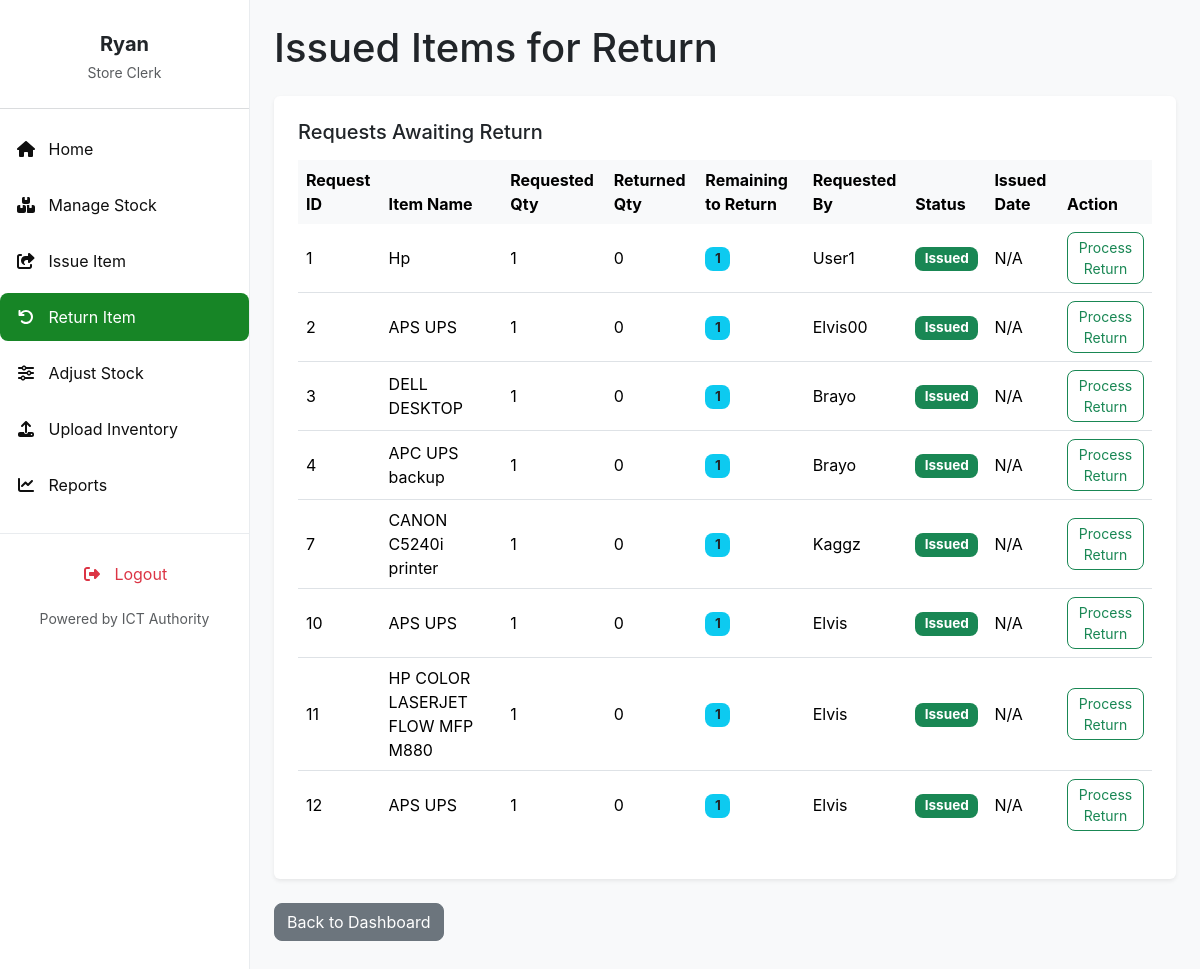
The page /returns/ (signed in) on the database as committed earlier.
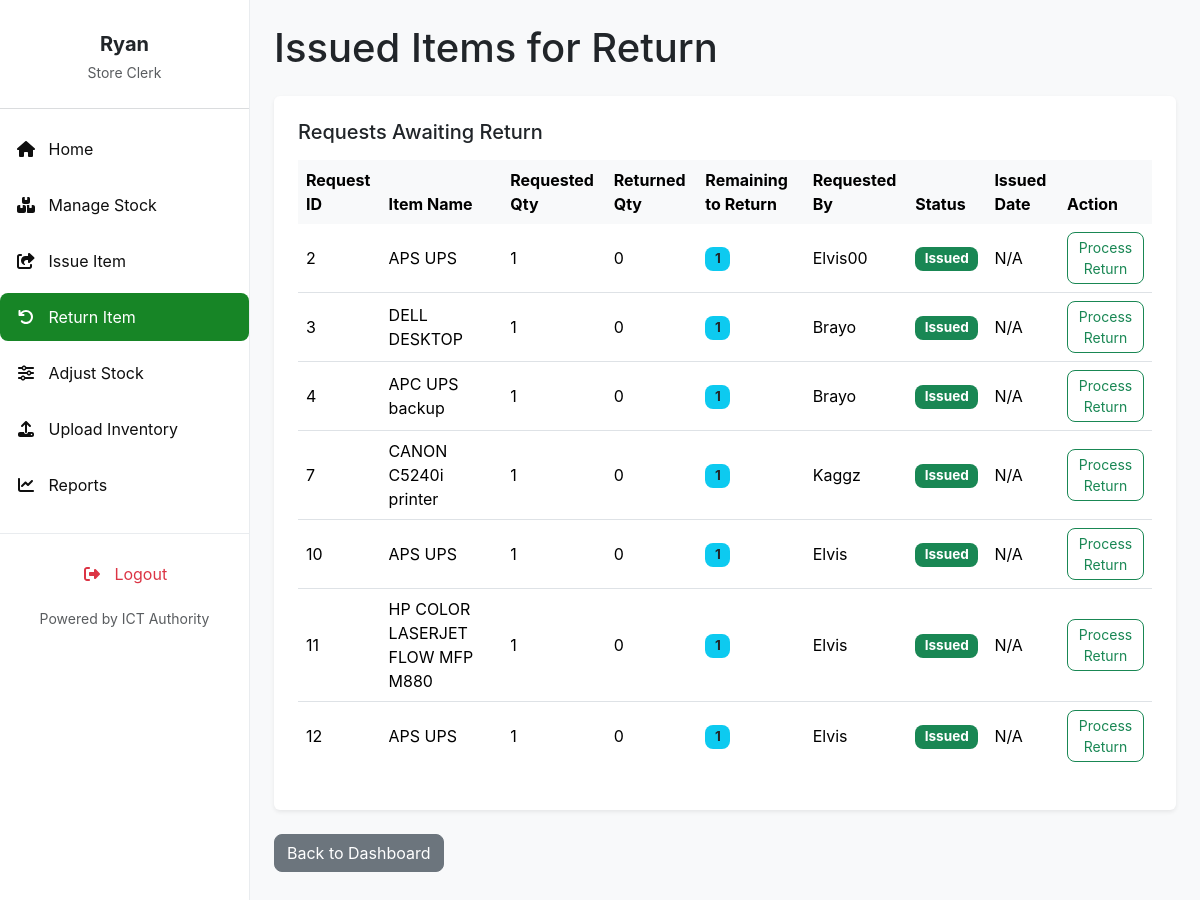
The same page on the database as committed later.
### invent/models.py (models this page shows, shortened)
class ItemRequest(models.Model):
    item = models.ForeignKey('InventoryItem', on_delete=models.CASCADE)
    name = models.CharField(max_length=100)
    quantity = models.PositiveIntegerField(default=1)  # Quantity requested
    reason = models.TextField(blank=True, null=True)
    application_date = models.DateField(default=timezone.now)
    requestor = models.ForeignKey(User, on_delete=models.CASCADE)
    STATUS_CHOICES = [
        ('Pending', 'Pending'),
        ('Approved', 'Approved'),
        ('Issued', 'Issued'),  # Item has been issued (fully or partially)
        ('Rejected', 'Rejected'),
        ('Cancelled', 'Cancelled'),
        ('Partially Returned', 'Partially Returned'),
        ('Fully Returned', 'Fully Returned'),
    ]
    status = models.CharField(
        max_length=20, choices=STATUS_CHOICES, default='Pending')  # Increased max_length
    date_requested = models.DateTimeField(auto_now_add=True)
    date_issued = models.DateTimeField(null=True, blank=True)
    returned_quantity = models.PositiveIntegerField(default=0)
    _original_status = None
    def __init__(self, *args, **kwargs):
        super().__init__(*args, **kwargs)
        self._original_status = self.status
    def quantity_to_be_returned(self):
        return self.quantity - self.returned_quantity

class InventoryItem(models.Model):
    STATUS_CHOICES = [
        ('Pending', 'Pending'),
        ('In Stock', 'In Stock'),
        ('Issued', 'Issued'),
        ('Returned', 'Returned'),
        ('Low Stock', 'Low Stock'),
        ('Out of Stock', 'Out of Stock'),
    ]
    CONDITION_CHOICES = [
        ("Serviceable", "Serviceable"),
        ("Not Serviceable", "Not Serviceable"),
        ("Not working", "Not working"),
        ("Good", "Good"),
        ("Fair", "Fair"),
        ("Poor", "Poor"),
    ]
    name = models.CharField(
        max_length=255, help_text="e.g., Dell Optiplex 7010 (from Asset Description)")
    serial_number = models.CharField(
        max_length=255, unique=True, blank=True, null=True,
        help_text="Unique serial number of the asset (from Serial Number in CSV)"
    )
    category = models.CharField(
        max_length=100, blank=True,
        help_text="e.g., Printer, CPU, Monitor (from Asset Category-Minor)"
    )
    condition = models.CharField(
        max_length=20, choices=CONDITION_CHOICES, default="Serviceable",
        help_text="Current condition of the asset (from Condition in CSV)"
    )
    status = models.CharField(
        max_length=20, choices=STATUS_CHOICES, default='In Stock')
    expiration_date = models.DateField(null=True, blank=True)
    quantity_total = models.PositiveIntegerField(default=0)
    quantity_issued = models.PositiveIntegerField(default=0)
    quantity_returned = models.PositiveIntegerField(default=0)
    created_by = models.ForeignKey(
        User, on_delete=models.SET_NULL, null=True, blank=True, related_name='inventory_created_by')
    created_at = models.DateTimeField(auto_now_add=True)
    updated_at = models.DateTimeField(auto_now=True)

### invent/views.py (the view)
# urls.py: path('returns/', views.list_issued_requests_for_return, # This was previously select_request_for_return in my views.py
@login_required
@permission_required('invent.can_issue_item', raise_exception=True)
def list_issued_requests_for_return(request):
    issued_requests = ItemRequest.objects.filter(
        status='Issued'
    ).exclude(
        quantity__lte=F('returned_quantity')
    ).select_related('item', 'requestor').order_by('-date_issued')
    context = {
        'issued_requests': issued_requests,
        'title': 'Issued Items for Return'
    }
    return render(request, 'invent/list_issued_requests_for_return.html', context)

### invent/context_processors.py (called while the page is built)
def pending_requests_count(request):
    count = 0  # Default to 0
    if request.user.is_authenticated:
        if request.user.has_perm('invent.can_issue_item'):
            count = ItemRequest.objects.filter(status='Pending').count()
    return {'pending_requests_count_for_sidebar': count}

### invent/templates/invent/list_issued_requests_for_return.html (shortened to what this page needs)
{% extends 'invent/base_store_clerk.html' %}
{% load static %}
{% block content %}
    <h1 class="mb-4">{{ title }}</h1>
    <div class="bg-white p-4 rounded shadow-sm mb-4">
        <div class="d-flex justify-content-between align-items-center mb-3 flex-wrap">
            <h5 class="mb-2 mb-sm-0">Requests Awaiting Return</h5>
        </div>
        <div class="table-responsive">
            {% if issued_requests %}
                <table class="table table-hover align-middle">
                    <thead class="table-light">
                        <tr>
                            <th>Request ID</th>
                            <th>Item Name</th>
                            <th>Requested Qty</th>
                            <th>Returned Qty</th>
                            <th>Remaining to Return</th>
                            <th>Requested By</th>
                            <th>Status</th>
                            <th>Issued Date</th>
                            <th>Action</th>
                        </tr>
                    </thead>
                    <tbody>
                        {% for req in issued_requests %}
                            <tr>
                                <td>{{ req.id }}</td>
                                <td>{{ req.item.name }}</td>
                                <td>{{ req.quantity }}</td>
                                <td>{{ req.returned_quantity }}</td>
                                <td>
                                    <span class="badge bg-info text-dark">
                                        {{ req.quantity_to_be_returned }}
                                    </span>
                                </td>
                                <td>{{ req.requestor.get_full_name|default:req.requestor.username }}</td>
                                <td>
                                    <span class="badge
                                        {% if req.status == 'Issued' %}bg-primary
                                        {% elif req.status == 'Partially Returned' %}bg-warning text-dark
                                        {% else %}bg-secondary{% endif %}">
                                        {{ req.status }}
                                    </span>
                                </td>
                                <td>{{ req.date_issued|date:"Y-m-d H:i"|default:"N/A" }}</td>
                                <td>
                                    <a href="{% url 'process_return_for_request' req.id %}" class="btn btn-sm btn-outline-success">
                                        Process Return
                                    </a>
                                </td>
                            </tr>
                        {% endfor %}
                    </tbody>
                </table>
            {% else %}
                <p class="text-center text-muted p-3">No issued requests currently eligible for return.</p>
            {% endif %}
        </div>
    </div>
    <p><a href="{% url 'store_clerk_dashboard' %}" class="btn btn-secondary">Back to Dashboard</a></p>
{% endblock content %}

### invent/templates/invent/base_store_clerk.html (shortened to what this page needs)
<!DOCTYPE html>
<html lang="en">
<head>
    <link href="https://cdn.jsdelivr.net/npm/bootstrap@5.3.3/dist/css/bootstrap.min.css" rel="stylesheet">
    <link href="https://cdnjs.cloudflare.com/ajax/libs/font-awesome/6.4.0/css/all.min.css" rel="stylesheet">
    <link href="https://cdn.jsdelivr.net/npm/select2@4.1.0-rc.0/dist/css/select2.min.css" rel="stylesheet" />
    <link href="https://cdn.jsdelivr.net/npm/select2-bootstrap-5-theme@1.3.0/dist/select2-bootstrap-5-theme.min.css" rel="stylesheet" />
</head>
<body>
    <nav id="sidebarMenu" class="sidebar-wrapper collapse d-md-block">
        <div class="sidebar-content">
            <div class="text-center mb-4 pt-3">
                <h5 class="fw-bold mb-1 text-dark">{{ user.first_name|default:user.username }}</h5>
                <small class="text-muted">Store Clerk</small>
            </div>
            <hr class="border-secondary opacity-25" />
            <ul class="nav flex-column">
                <li class="nav-item mb-2">
                    <a class="nav-link {% if request.resolver_match.url_name == 'store_clerk_dashboard' %}active{% endif %}" href="{% url 'store_clerk_dashboard' %}">
                        <i class="fas fa-fw fa-home me-2"></i> Home
                    </a>
                </li>
                <li class="nav-item mb-2">
                    <a class="nav-link {% if request.resolver_match.url_name == 'manage_stock' %}active{% endif %}" href="{% url 'manage_stock' %}">
                        <i class="fas fa-fw fa-boxes me-2"></i> Manage Stock
                    </a>
                </li>
                <li class="nav-item mb-2">
                    <a class="nav-link {% if request.resolver_match.url_name == 'issue_item' %}active{% endif %}" href="{% url 'issue_item' %}">
                        <i class="fas fa-fw fa-share-square me-2"></i> Issue Item
                    </a>
                </li>
                <li class="nav-item mb-2">
                    <a class="nav-link {% if request.resolver_match.url_name == 'list_issued_requests_for_return' %}active{% endif %}" href="{% url 'list_issued_requests_for_return' %}">
                        <i class="fas fa-fw fa-undo me-2"></i> Return Item
                    </a>
                </li>
                <li class="nav-item mb-2">
                    <a class="nav-link {% if request.resolver_match.url_name == 'adjust_stock' %}active{% endif %}" href="{% url 'adjust_stock' %}">
                        <i class="fas fa-fw fa-sliders-h me-2"></i> Adjust Stock
                    </a>
                </li>
                <li class="nav-item mb-2">
                    <a class="nav-link {% if request.resolver_match.url_name == 'upload_inventory' %}active{% endif %}" href="{% url 'upload_inventory' %}">
                        <i class="fas fa-fw fa-upload me-2"></i> Upload Inventory
                    </a>
                </li>
                <li class="nav-item mb-2">
                    <a class="nav-link {% if request.resolver_match.url_name == 'reports' %}active{% endif %}" href="{% url 'reports' %}">
                        <i class="fas fa-fw fa-chart-line me-2"></i> Reports
                    </a>
                </li>
            </ul>
        </div>
        <div class="sidebar-bottom">
            <ul class="nav flex-column mb-2">
                <li class="nav-item">
                    <a class="nav-link text-danger logout-link" href="{% url 'logout' %}">
                        <i class="fas fa-fw fa-right-from-bracket me-2"></i> Logout
                    </a>
                </li>
            </ul>
            <small class="text-muted">Powered by ICT Authority</small>
        </div>
    </nav>
    <main class="main-content">
        {% block content %}{% endblock %}
    </main>
</body>
</html>

### invent/templates/invent/base_store_clerk.html (style rules this page uses)
:root { --bs-primary: #198754; --bs-primary-rgb: 25, 135, 84; --bs-btn-primary-color: #fff; --bs-btn-primary-bg: var(--bs-primary); --bs-btn-primary-border-color: var(--bs-primary); --bs-btn-primary-hover-bg: #157347; --bs-btn-primary-hover-border-color: #146c43; --bs-btn-primary-active-bg: #13653f; --bs-btn-primary-active-border-color: #125f3c; --bs-link-color: var(--bs-primary); --bs-link-hover-color: #157347; --sidebar-bg: white; --sidebar-text: #0f0f0f; --sidebar-active: #178526; --sidebar-hover: #15b33c; }
body { font-family: 'Inter', sans-serif; background-color: #f8f9fa; margin: 0; }
.sidebar-wrapper { position: fixed; top: 0; bottom: 0; left: 0; width: 250px; background-color: var(--sidebar-bg); color: var(--sidebar-text); border-right: 1px solid #e9ecef; z-index: 1030; display: flex; flex-direction: column; }
.sidebar-content { flex-grow: 1; overflow-y: auto; padding-top: 1rem; padding-bottom: 1rem; }
.sidebar-wrapper .nav-link { color: var(--sidebar-text); padding: 0.75rem 1rem; border-radius: 0.5rem; transition: background-color 0.2s ease, color 0.2s ease; }
.sidebar-wrapper .nav-link.active { background-color: var(--sidebar-active); color: #fff; }
.sidebar-wrapper .nav-link.text-danger { color: #dc3545 !important; }
.sidebar-bottom { padding-top: 1rem; padding-bottom: 1rem; text-align: center; border-top: 1px solid #e9ecef; }
.main-content { margin-left: 250px; padding: 1.5rem; min-height: 100vh; overflow-x: hidden; transition: margin-left 0.3s ease-in-out; }
.btn { border-radius: 0.5rem; }
.badge { border-radius: 0.5rem; padding: 0.4em 0.7em; font-size: 0.85em; }
.table thead th { border-bottom: none; }
.table tbody tr:last-child td { border-bottom: none; }

Rows that differ between the two databases and show on the page:
no longer on this page (row edited): ItemRequest: id "1", item.name "Hp", quantity "1", returned_quantity "0", quantity_to_be_returned "1", requestor.get_full_name "User1", status "Issued", date_issued "N/A"
